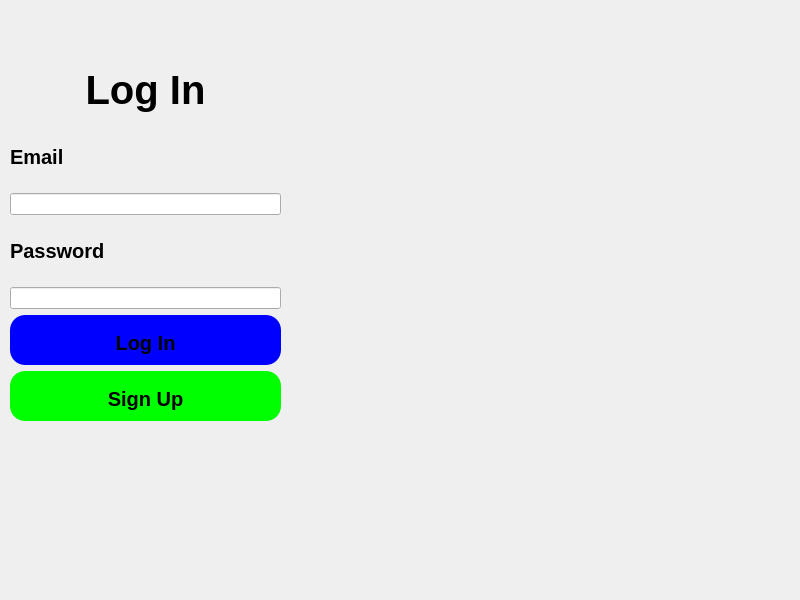
<?xml version="1.0" encoding="UTF-8"?>
<ui version="4.0">
 <class>MainWindow</class>
 <widget class="QMainWindow" name="MainWindow">
  <property name="geometry">
   <rect>
    <x>0</x>
    <y>0</y>
    <width>800</width>
    <height>600</height>
   </rect>
  </property>
  <property name="font">
   <font>
    <pointsize>9</pointsize>
   </font>
  </property>
  <property name="windowTitle">
   <string>MainWindow</string>
  </property>
  <widget class="QWidget" name="centralwidget">
   <widget class="QWidget" name="verticalLayoutWidget">
    <property name="geometry">
     <rect>
      <x>10</x>
      <y>60</y>
      <width>271</width>
      <height>361</height>
     </rect>
    </property>
    <layout class="QVBoxLayout" name="verticalLayout">
     <item>
      <widget class="QLabel" name="label">
       <property name="font">
        <font>
         <pointsize>30</pointsize>
         <weight>75</weight>
         <bold>true</bold>
        </font>
       </property>
       <property name="text">
        <string>Log In</string>
       </property>
       <property name="alignment">
        <set>Qt::AlignCenter</set>
       </property>
      </widget>
     </item>
     <item>
      <widget class="QLabel" name="label_2">
       <property name="font">
        <font>
         <pointsize>15</pointsize>
         <weight>75</weight>
         <bold>true</bold>
        </font>
       </property>
       <property name="text">
        <string>Email</string>
       </property>
      </widget>
     </item>
     <item>
      <widget class="QLineEdit" name="email"/>
     </item>
     <item>
      <widget class="QLabel" name="label_3">
       <property name="font">
        <font>
         <pointsize>15</pointsize>
         <weight>75</weight>
         <bold>true</bold>
        </font>
       </property>
       <property name="text">
        <string>Password</string>
       </property>
      </widget>
     </item>
     <item>
      <widget class="QLineEdit" name="password">
       <property name="echoMode">
        <enum>QLineEdit::Password</enum>
       </property>
      </widget>
     </item>
     <item>
      <widget class="QPushButton" name="login_btn">
       <property name="maximumSize">
        <size>
         <width>16777215</width>
         <height>50</height>
        </size>
       </property>
       <property name="font">
        <font>
         <pointsize>15</pointsize>
         <weight>75</weight>
         <bold>true</bold>
        </font>
       </property>
       <property name="styleSheet">
        <string notr="true">
   background-color: #0000FF;
   padding: 10px, 5px;
   border-radius: 15px;</string>
       </property>
       <property name="text">
        <string>Log In</string>
       </property>
      </widget>
     </item>
     <item>
      <widget class="QPushButton" name="signup_btn">
       <property name="maximumSize">
        <size>
         <width>16777215</width>
         <height>50</height>
        </size>
       </property>
       <property name="font">
        <font>
         <pointsize>15</pointsize>
         <weight>75</weight>
         <bold>true</bold>
        </font>
       </property>
       <property name="styleSheet">
        <string notr="true">
   background-color: #00FF00;
   padding: 10px, 5px;
   border-radius: 15px;</string>
       </property>
       <property name="text">
        <string>Sign Up</string>
       </property>
      </widget>
     </item>
    </layout>
   </widget>
   <widget class="QLabel" name="label_4">
    <property name="geometry">
     <rect>
      <x>630</x>
      <y>160</y>
      <width>35</width>
      <height>10</height>
     </rect>
    </property>
    <property name="text">
     <string/>
    </property>
   </widget>
  </widget>
 </widget>
 <resources/>
 <connections/>
</ui>
